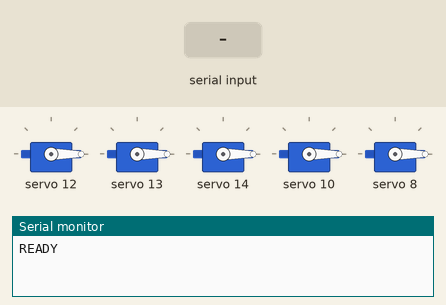
The sketch below on a simulated Arduino Uno, built with avr-gcc and run on an emulated ATmega328P. On the bench: 5 × servo, the last lines printed to the serial monitor. Inputs (shaded band) come from the test bench.

Above: at 1.6 s.
1.7 s: "HOME\n" received over Serial
At 4.32 s:
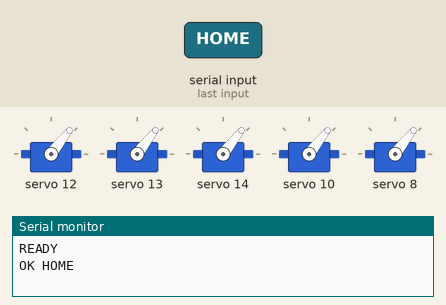
4.7 s: "GETALL\n" received over Serial
At 7.6 s:
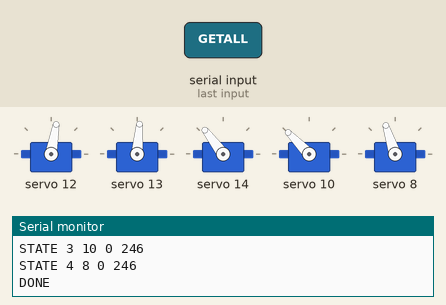
7.7 s: "SET \n" received over Serial
Timing chart, 0 to 10.7 s (numbered marks = the images above; inputs shaded):
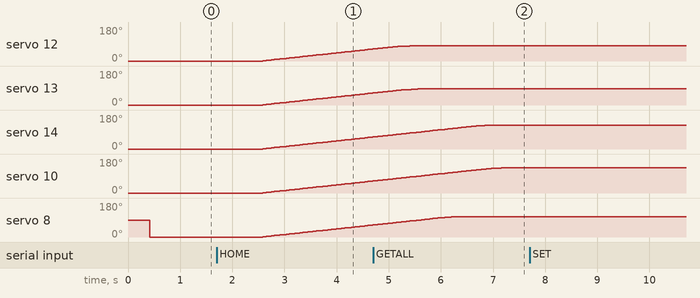

The sketch:

20260515_servo_bridge.ino
```cpp
#include <Wire.h>
#include <Adafruit_PWMServoDriver.h>

Adafruit_PWMServoDriver pwm = Adafruit_PWMServoDriver(0x40);

constexpr uint8_t SERVO_CHANNELS[] = {12, 13, 14, 10, 8};
constexpr int16_t INITIAL_ANGLES[] = {90, 90, -90, 0, 0};
constexpr int16_t LOGICAL_MIN_ANGLES[] = {0, 0, -150, -90, -90};
constexpr int16_t LOGICAL_MAX_ANGLES[] = {180, 180, 30, 90, 90};
constexpr int8_t  CENTERED_POSITIVE_INCREASES_PWM[] = {0, 0, 1, 0, 2};
constexpr uint8_t SERVO_COUNT = sizeof(SERVO_CHANNELS) / sizeof(SERVO_CHANNELS[0]);

constexpr uint16_t SERVO_MIN_PULSE[] = {85, 100, 500, 150, 140};
constexpr uint16_t SERVO_MAX_PULSE[] = {475, 480, 140, 640, 540};
constexpr uint16_t STANDARD_CENTER_PULSE[] = {280, 280, 380, 395, 34};
constexpr int16_t CENTERED_RANGE_DEGREES = 90;
constexpr int16_t HALF_PULSE_RANGE[] = {235, 235, 235, 245, 245};
constexpr uint8_t SMOOTH_MIN_STEP_PULSE = 1;
constexpr uint8_t SMOOTH_MAX_STEP_PULSE = 2;
constexpr uint8_t SMOOTH_STEP_DELAY_MS = 32;

int16_t currentAngles[SERVO_COUNT];
uint16_t currentPulses[SERVO_COUNT];
uint16_t targetPulses[SERVO_COUNT];
unsigned long lastStepTime = 0;

uint16_t physicalAngleToPulse(uint8_t servoIndex, int16_t angle) {
  return map(angle, LOGICAL_MIN_ANGLES[servoIndex], LOGICAL_MAX_ANGLES[servoIndex], SERVO_MIN_PULSE[servoIndex], SERVO_MAX_PULSE[servoIndex]);
}

void updateServosNonBlocking() {
  // Only step if the smoothing delay has passed
  if (millis() - lastStepTime < SMOOTH_STEP_DELAY_MS) return;
  lastStepTime = millis();

  bool movementOccurred = false;

  for (uint8_t i = 0; i < SERVO_COUNT; i++) {
    if (currentPulses[i] != targetPulses[i]) {
      const uint16_t remainingDistance = (currentPulses[i] < targetPulses[i]) ?
                                         (targetPulses[i] - currentPulses[i]) :
                                         (currentPulses[i] - targetPulses[i]);

      // Keep your original smoothing logic [cite: 12]
      uint16_t stepPulse = remainingDistance / 6;
      stepPulse = constrain(stepPulse, SMOOTH_MIN_STEP_PULSE, SMOOTH_MAX_STEP_PULSE);

      if (currentPulses[i] < targetPulses[i]) {
        currentPulses[i] += stepPulse;
        if (currentPulses[i] > targetPulses[i]) currentPulses[i] = targetPulses[i];
      } else {
        currentPulses[i] -= stepPulse;
        if (currentPulses[i] < targetPulses[i]) currentPulses[i] = targetPulses[i];
      }

      pwm.setPWM(SERVO_CHANNELS[i], 0, currentPulses[i]);
      movementOccurred = true;
    }
  }
}

void setServoByIndex(uint8_t servoIndex, int16_t angle) {
  angle = constrain(angle, LOGICAL_MIN_ANGLES[servoIndex], LOGICAL_MAX_ANGLES[servoIndex]);
  targetPulses[servoIndex] = physicalAngleToPulse(servoIndex, angle);
  currentAngles[servoIndex] = angle; // Track logical angle
}

void applyInitialPositions() {
  for (uint8_t i = 0; i < SERVO_COUNT; ++i) {
    setServoByIndex(i, INITIAL_ANGLES[i]);
    delay(80);
  }
}

void printState(uint8_t servoIndex) {
  Serial.print("STATE ");
  Serial.print(servoIndex);
  Serial.print(' ');
  Serial.print(SERVO_CHANNELS[servoIndex]);
  Serial.print(' ');
  Serial.print(currentAngles[servoIndex]);
  Serial.print(' ');
  Serial.println(currentPulses[servoIndex]);
}

void printAllStates() {
  for (uint8_t i = 0; i < SERVO_COUNT; ++i) {
    printState(i);
  }
  Serial.println("DONE");
}

void handleSetCommand(char *args) {
  int servoIndex = -1;
  int angle = -1;
  if (sscanf(args, "%d %d", &servoIndex, &angle) != 2) {
    Serial.println("ERR bad_set");
    return;
  }

  if (servoIndex < 0 || servoIndex >= SERVO_COUNT) {
    Serial.println("ERR range");
    return;
  }

  if (angle < LOGICAL_MIN_ANGLES[servoIndex] || angle > LOGICAL_MAX_ANGLES[servoIndex]) {
    Serial.println("ERR range");
    return;
  }

  setServoByIndex(static_cast<uint8_t>(servoIndex), angle);
  Serial.print("OK ");
  Serial.print(servoIndex);
  Serial.print(' ');
  Serial.print(SERVO_CHANNELS[servoIndex]);
  Serial.print(' ');
  Serial.print(currentAngles[servoIndex]);
  Serial.print(' ');
  Serial.println(currentPulses[servoIndex]);
}

void handleGetCommand(char *args) {
  const int servoIndex = atoi(args);
  if (servoIndex < 0 || servoIndex >= SERVO_COUNT) {
    Serial.println("ERR range");
    return;
  }
  printState(static_cast<uint8_t>(servoIndex));
}

void handleCommand(char *buffer) {
  if (strcmp(buffer, "GETALL") == 0) {
    printAllStates();
    return;
  }

  if (strcmp(buffer, "HOME") == 0) {
    applyInitialPositions();
    Serial.println("OK HOME");
    return;
  }

  if (strncmp(buffer, "GET ", 4) == 0) {
    handleGetCommand(buffer + 4);
    return;
  }

  if (strncmp(buffer, "SET ", 4) == 0) {
    handleSetCommand(buffer + 4);
    return;
  }

  Serial.println("ERR unknown");
}

void setup() {
  Serial.begin(115200);
  Wire.begin();
  pwm.begin();
  pwm.setPWMFreq(50);
  delay(10);
  applyInitialPositions();
  Serial.println("READY");

  for(int i=0; i<SERVO_COUNT; i++) {
    targetPulses[i] = physicalAngleToPulse(i, INITIAL_ANGLES[i]);
  }

}

void loop() {
  updateServosNonBlocking(); // Always checking if servos need to step
  static char buffer[32];
  static uint8_t index = 0;

  while (Serial.available() > 0) {
    const char ch = static_cast<char>(Serial.read());
    if (ch == '\r') {
      continue;
    }

    if (ch == '\n') {
      buffer[index] = '\0';
      if (index > 0) {
        handleCommand(buffer);
      }
      index = 0;
      continue;
    }

    if (index < sizeof(buffer) - 1) {
      buffer[index++] = ch;
    }
  }
}
```
